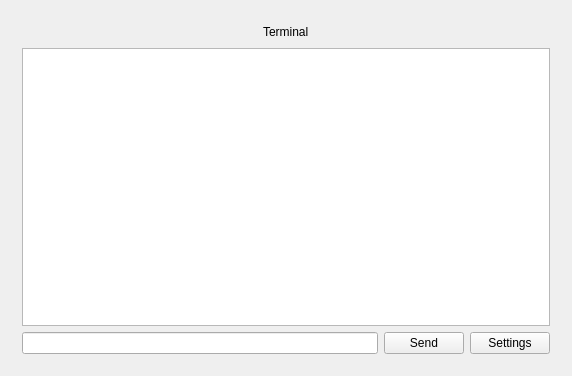
<?xml version="1.0" encoding="UTF-8"?>
<ui version="4.0">
 <class>MainWindow</class>
 <widget class="QMainWindow" name="MainWindow">
  <property name="geometry">
   <rect>
    <x>0</x>
    <y>0</y>
    <width>572</width>
    <height>376</height>
   </rect>
  </property>
  <property name="windowTitle">
   <string>Terminal</string>
  </property>
  <widget class="QWidget" name="centralWidget">
   <layout class="QVBoxLayout" name="verticalLayout">
    <item>
     <widget class="QStackedWidget" name="stackedWidget">
      <property name="currentIndex">
       <number>0</number>
      </property>
      <widget class="QWidget" name="page">
       <layout class="QVBoxLayout" name="verticalLayout_2">
        <item>
         <layout class="QHBoxLayout" name="horizontalLayout_6">
          <item>
           <spacer name="horizontalSpacer_6">
            <property name="orientation">
             <enum>Qt::Horizontal</enum>
            </property>
            <property name="sizeHint" stdset="0">
             <size>
              <width>40</width>
              <height>20</height>
             </size>
            </property>
           </spacer>
          </item>
          <item>
           <widget class="QLabel" name="label_4">
            <property name="text">
             <string>Terminal</string>
            </property>
           </widget>
          </item>
          <item>
           <spacer name="horizontalSpacer_7">
            <property name="orientation">
             <enum>Qt::Horizontal</enum>
            </property>
            <property name="sizeHint" stdset="0">
             <size>
              <width>40</width>
              <height>20</height>
             </size>
            </property>
           </spacer>
          </item>
         </layout>
        </item>
        <item>
         <widget class="QTextEdit" name="textEdit">
          <property name="readOnly">
           <bool>true</bool>
          </property>
         </widget>
        </item>
        <item>
         <layout class="QHBoxLayout" name="horizontalLayout">
          <item>
           <widget class="QLineEdit" name="lineEdit"/>
          </item>
          <item>
           <widget class="QPushButton" name="pushButton_3">
            <property name="text">
             <string>Send</string>
            </property>
           </widget>
          </item>
          <item>
           <widget class="QPushButton" name="pushButton">
            <property name="text">
             <string>Settings</string>
            </property>
           </widget>
          </item>
         </layout>
        </item>
       </layout>
      </widget>
      <widget class="QWidget" name="page_2">
       <layout class="QVBoxLayout" name="verticalLayout_3">
        <item>
         <layout class="QHBoxLayout" name="horizontalLayout_5">
          <item>
           <spacer name="horizontalSpacer_5">
            <property name="orientation">
             <enum>Qt::Horizontal</enum>
            </property>
            <property name="sizeHint" stdset="0">
             <size>
              <width>40</width>
              <height>20</height>
             </size>
            </property>
           </spacer>
          </item>
          <item>
           <widget class="QLabel" name="label_3">
            <property name="text">
             <string>Settings</string>
            </property>
           </widget>
          </item>
          <item>
           <spacer name="horizontalSpacer_4">
            <property name="orientation">
             <enum>Qt::Horizontal</enum>
            </property>
            <property name="sizeHint" stdset="0">
             <size>
              <width>40</width>
              <height>20</height>
             </size>
            </property>
           </spacer>
          </item>
         </layout>
        </item>
        <item>
         <layout class="QHBoxLayout" name="horizontalLayout_3">
          <item>
           <widget class="QLabel" name="label_2">
            <property name="minimumSize">
             <size>
              <width>50</width>
              <height>0</height>
             </size>
            </property>
            <property name="text">
             <string>Host</string>
            </property>
           </widget>
          </item>
          <item>
           <widget class="QLineEdit" name="lineEdit_3">
            <property name="sizePolicy">
             <sizepolicy hsizetype="Preferred" vsizetype="Fixed">
              <horstretch>0</horstretch>
              <verstretch>0</verstretch>
             </sizepolicy>
            </property>
            <property name="text">
             <string>lackhite.cloudapp.net</string>
            </property>
           </widget>
          </item>
          <item>
           <spacer name="horizontalSpacer_2">
            <property name="orientation">
             <enum>Qt::Horizontal</enum>
            </property>
            <property name="sizeHint" stdset="0">
             <size>
              <width>40</width>
              <height>20</height>
             </size>
            </property>
           </spacer>
          </item>
         </layout>
        </item>
        <item>
         <layout class="QHBoxLayout" name="horizontalLayout_2">
          <item>
           <widget class="QLabel" name="label">
            <property name="minimumSize">
             <size>
              <width>50</width>
              <height>0</height>
             </size>
            </property>
            <property name="text">
             <string>Port</string>
            </property>
           </widget>
          </item>
          <item>
           <widget class="QLineEdit" name="lineEdit_2">
            <property name="sizePolicy">
             <sizepolicy hsizetype="Preferred" vsizetype="Fixed">
              <horstretch>0</horstretch>
              <verstretch>0</verstretch>
             </sizepolicy>
            </property>
            <property name="text">
             <string>23</string>
            </property>
           </widget>
          </item>
          <item>
           <spacer name="horizontalSpacer">
            <property name="orientation">
             <enum>Qt::Horizontal</enum>
            </property>
            <property name="sizeHint" stdset="0">
             <size>
              <width>40</width>
              <height>20</height>
             </size>
            </property>
           </spacer>
          </item>
         </layout>
        </item>
        <item>
         <spacer name="verticalSpacer">
          <property name="orientation">
           <enum>Qt::Vertical</enum>
          </property>
          <property name="sizeHint" stdset="0">
           <size>
            <width>20</width>
            <height>250</height>
           </size>
          </property>
         </spacer>
        </item>
        <item>
         <layout class="QHBoxLayout" name="horizontalLayout_4">
          <item>
           <spacer name="horizontalSpacer_3">
            <property name="orientation">
             <enum>Qt::Horizontal</enum>
            </property>
            <property name="sizeHint" stdset="0">
             <size>
              <width>40</width>
              <height>20</height>
             </size>
            </property>
           </spacer>
          </item>
          <item>
           <widget class="QPushButton" name="pushButton_2">
            <property name="text">
             <string>Terminal</string>
            </property>
           </widget>
          </item>
         </layout>
        </item>
       </layout>
      </widget>
     </widget>
    </item>
   </layout>
  </widget>
 </widget>
 <layoutdefault spacing="6" margin="11"/>
 <resources/>
 <connections/>
</ui>
